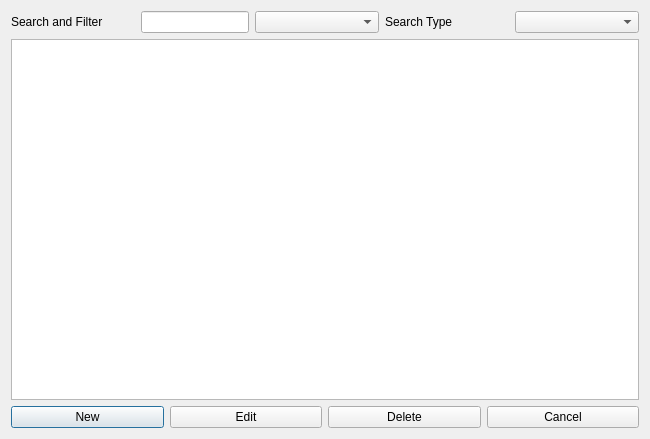
<?xml version="1.0" encoding="UTF-8"?>
<ui version="4.0">
 <class>BusbarSearch</class>
 <widget class="QDialog" name="BusbarSearch">
  <property name="geometry">
   <rect>
    <x>0</x>
    <y>0</y>
    <width>650</width>
    <height>439</height>
   </rect>
  </property>
  <property name="windowTitle">
   <string>Catalog Search</string>
  </property>
  <layout class="QGridLayout" name="gridLayout">
   <item row="0" column="0">
    <layout class="QHBoxLayout" name="horizontalLayout">
     <item>
      <widget class="QLabel" name="labe_search">
       <property name="text">
        <string>Search and Filter</string>
       </property>
      </widget>
     </item>
     <item>
      <widget class="QLineEdit" name="lineEdit_search">
       <property name="sizePolicy">
        <sizepolicy hsizetype="Fixed" vsizetype="Fixed">
         <horstretch>0</horstretch>
         <verstretch>0</verstretch>
        </sizepolicy>
       </property>
       <property name="text">
        <string/>
       </property>
      </widget>
     </item>
     <item>
      <widget class="QComboBox" name="comboBox_voltage">
       <property name="enabled">
        <bool>true</bool>
       </property>
       <property name="sizePolicy">
        <sizepolicy hsizetype="Preferred" vsizetype="Fixed">
         <horstretch>0</horstretch>
         <verstretch>0</verstretch>
        </sizepolicy>
       </property>
      </widget>
     </item>
     <item>
      <widget class="QLabel" name="label_sear_type">
       <property name="text">
        <string>Search Type   </string>
       </property>
      </widget>
     </item>
     <item>
      <widget class="QComboBox" name="comboBox_type"/>
     </item>
    </layout>
   </item>
   <item row="1" column="0">
    <widget class="QTableView" name="tableView"/>
   </item>
   <item row="2" column="0">
    <layout class="QHBoxLayout" name="horizontalLayout_2">
     <item>
      <widget class="QPushButton" name="pushButton_new">
       <property name="text">
        <string>New</string>
       </property>
      </widget>
     </item>
     <item>
      <widget class="QPushButton" name="pushButton_edit">
       <property name="text">
        <string>Edit</string>
       </property>
      </widget>
     </item>
     <item>
      <widget class="QPushButton" name="pushButton_delete">
       <property name="text">
        <string>Delete</string>
       </property>
      </widget>
     </item>
     <item>
      <widget class="QPushButton" name="pushButton">
       <property name="text">
        <string>Cancel</string>
       </property>
      </widget>
     </item>
    </layout>
   </item>
  </layout>
 </widget>
 <resources/>
 <connections/>
</ui>
